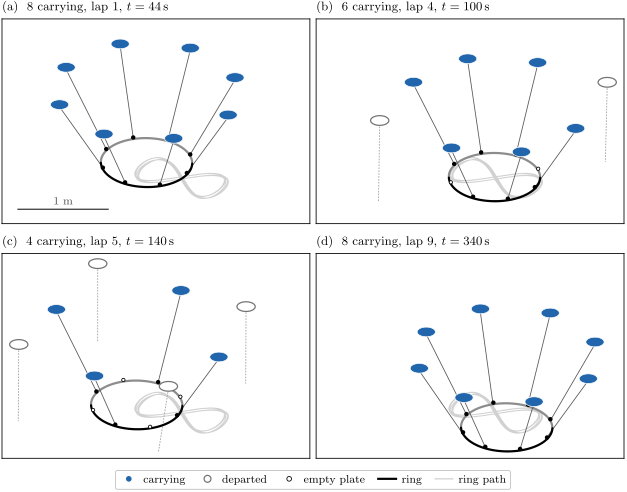

Generate this figure with Python:
#!/usr/bin/env python3
"""Eight carriers on the figure-eight in simulation, lap by lap: eight, six, four, eight again (replaces the four
Gazebo screenshots shot_s8_fig8laps_1-4.png of fig:res_s8).

Message: the team shrinks from eight to four by releases on the move and grows back to eight, the ring on its path.
Hero: four snapshots from one fixed orthographic camera, rebuilt from the logged poses by tools/snapshot_render.py:
the ring black (far half grey), its plates, each UAV coloured by its role (carrying blue, departed grey), each cable
as the state log has it, the ring's reference path light grey, a 1 m scale bar.
Left out: the floor, the lift and the landing, the rejoins themselves (fig_rejoin and fig_s8_chain show them).
Data: R2779 (s8_chain4back_fig8laps_R50_L100_it5, exploratory, lab batch 18, week7 63b504f): run.csv, events.csv
(the joint events give the roles), the planner's params.json, gz_record/state.tlog (the rods).
"""
import glob
import os
import sys

sys.path.insert(0, os.path.dirname(os.path.abspath(__file__)))
from review30_style import S  # noqa: E402

sys.path.insert(0, S.TOOLS)
import snapshot_render as SR  # noqa: E402

RUN = 'R2779'
TIMES = (44.0, 100.0, 140.0, 340.0)       # run clock: lap 1 (eight), lap 4 (six), lap 5 (four), lap 9 (eight again)
AZIM, ELEV = -62.0, 32.0


def main():
    (d,) = glob.glob(os.path.join(S.REPO, 'results', '*', f'{RUN}_*'))
    run = SR.Run(d)
    t_path = [t for t, e, a in run.events if e == 'PATH_START'][0]
    t_land = [t for t, e, a in run.events if e == 'LAND'][0]
    laps = [t for t, e, a in run.events if e == 'LAP_DONE']
    path = SR.reference_path(run, t_path, t_land)
    cam = SR.Camera(AZIM, ELEV)
    xl, yl = SR.extent(run, TIMES, cam, path, pad=0.03)

    S.setup()
    w = S.WIDTH['full']
    aspect = (yl[1] - yl[0]) / (xl[1] - xl[0])
    fig = S.figure('full', 2 * (w / 2) * aspect + 0.75)
    axes = fig.subplots(2, 2)
    seen = set()
    for k, (ax, t) in enumerate(zip(axes.flat, TIMES)):
        roles = SR.draw_snapshot(ax, run, t, cam, path=path)
        seen |= set(roles)
        ax.set_xlim(*xl)
        ax.set_ylim(*yl)
        ax.set_aspect('equal')
        ax.set_xticks([])
        ax.set_yticks([])
        lap = 1 + sum(1 for te in laps if te <= t)
        S.panel(ax, 'abcd'[k], f'{roles.count("carrying")} carrying, lap {lap}, $t = {t:.0f}$\\,s')
        print(f'({"abcd"[k]}) t {t:.0f} s: {roles.count("carrying")} carrying, '
              f'{roles.count("departed")} departed, {roles.count("rejoining")} rejoining')
        if k == 0:
            SR.scale_bar(ax)
    order = [r for r in SR.ROLE_ORDER if r in seen]
    handles = [S.plt.Line2D([], [], ls='none', marker='o', ms=5,
                            mfc='white' if r == 'departed' else SR.ROLE_COLOUR[r],
                            mec=SR.ROLE_COLOUR[r] if r == 'departed' else 'white', mew=0.9) for r in order]
    handles += [S.plt.Line2D([], [], ls='none', marker='o', ms=3.4, mfc='white', mec='black', mew=0.6),
                S.plt.Line2D([], [], color='black', lw=1.6), S.plt.Line2D([], [], color='0.82', lw=0.9)]
    S.ps.legend_below(fig, handles, [*order, 'empty plate', 'ring', 'ring path'], ncol=len(handles))
    S.save(fig, 'fig_s8_laps')


if __name__ == '__main__':
    main()
